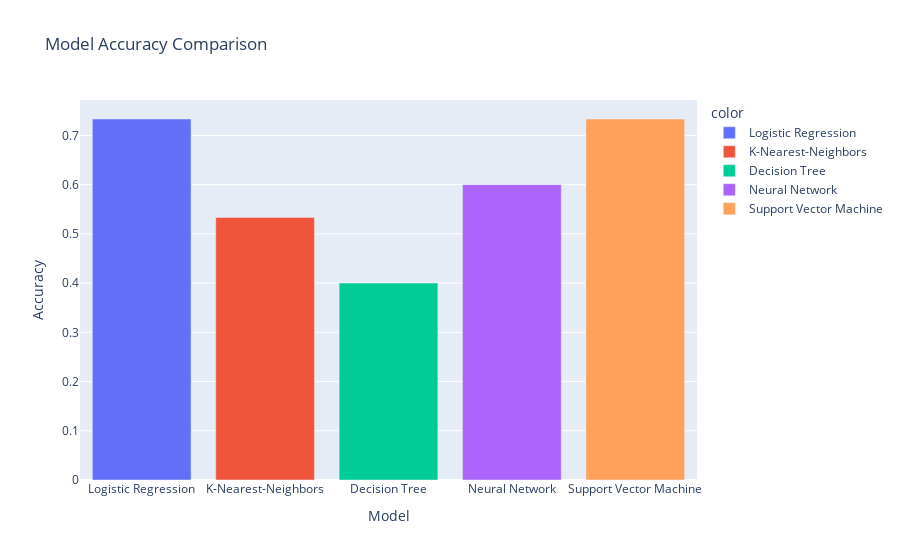

Here is the notebook cell this chart was saved with:
### Code cell
fig = px.bar(
    x = ['Logistic Regression', 'K-Nearest-Neighbors', 'Decision Tree', 'Neural Network', 'Support Vector Machine'],
    y = [log_acc, knn_acc, dec_acc, mlp_acc, svm_acc],
    color = ['Logistic Regression', 'K-Nearest-Neighbors', 'Decision Tree', 'Neural Network', 'Support Vector Machine'],
    labels = {'x': 'Model', 'y':'Accuracy'},
    title = 'Model Accuracy Comparison'
)

fig.show()

### Figure 1 — Plotly figure (JSON) as saved in the notebook; plotly's stock layout.template omitted (floating-point values rounded to 4 significant figures)
{"data": [{"hovertemplate": "color=Logistic Regression<br>Model=%{x}<br>Accuracy=%{y}<extra></extra>", "legendgroup": "Logistic Regression", "marker": {"color": "#636efa", "pattern": {"shape": ""}}, "name": "Logistic Regression", "orientation": "v", "showlegend": true, "textposition": "auto", "type": "bar", "x": ["Logistic Regression"], "xaxis": "x", "y": [0.7333], "yaxis": "y"}, {"hovertemplate": "color=K-Nearest-Neighbors<br>Model=%{x}<br>Accuracy=%{y}<extra></extra>", "legendgroup": "K-Nearest-Neighbors", "marker": {"color": "#EF553B", "pattern": {"shape": ""}}, "name": "K-Nearest-Neighbors", "orientation": "v", "showlegend": true, "textposition": "auto", "type": "bar", "x": ["K-Nearest-Neighbors"], "xaxis": "x", "y": [0.5333], "yaxis": "y"}, {"hovertemplate": "color=Decision Tree<br>Model=%{x}<br>Accuracy=%{y}<extra></extra>", "legendgroup": "Decision Tree", "marker": {"color": "#00cc96", "pattern": {"shape": ""}}, "name": "Decision Tree", "orientation": "v", "showlegend": true, "textposition": "auto", "type": "bar", "x": ["Decision Tree"], "xaxis": "x", "y": [0.4], "yaxis": "y"}, {"hovertemplate": "color=Neural Network<br>Model=%{x}<br>Accuracy=%{y}<extra></extra>", "legendgroup": "Neural Network", "marker": {"color": "#ab63fa", "pattern": {"shape": ""}}, "name": "Neural Network", "orientation": "v", "showlegend": true, "textposition": "auto", "type": "bar", "x": ["Neural Network"], "xaxis": "x", "y": [0.6], "yaxis": "y"}, {"hovertemplate": "color=Support Vector Machine<br>Model=%{x}<br>Accuracy=%{y}<extra></extra>", "legendgroup": "Support Vector Machine", "marker": {"color": "#FFA15A", "pattern": {"shape": ""}}, "name": "Support Vector Machine", "orientation": "v", "showlegend": true, "textposition": "auto", "type": "bar", "x": ["Support Vector Machine"], "xaxis": "x", "y": [0.7333], "yaxis": "y"}], "layout": {"barmode": "relative", "legend": {"title": {"text": "color"}, "tracegroupgap": 0}, "title": {"text": "Model Accuracy Comparison"}, "xaxis": {"anchor": "y", "domain": [0, 1], "title": {"text": "Model"}}, "yaxis": {"anchor": "x", "domain": [0, 1], "title": {"text": "Accuracy"}}}}
